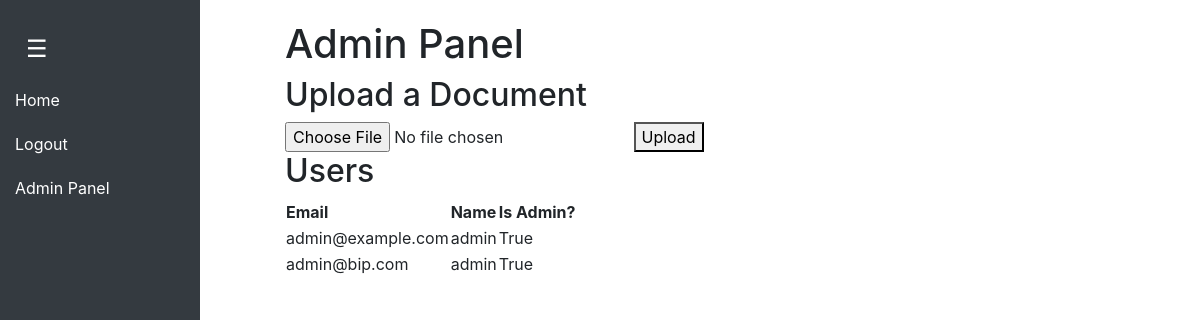
The app's page /admin (signed in), older data.
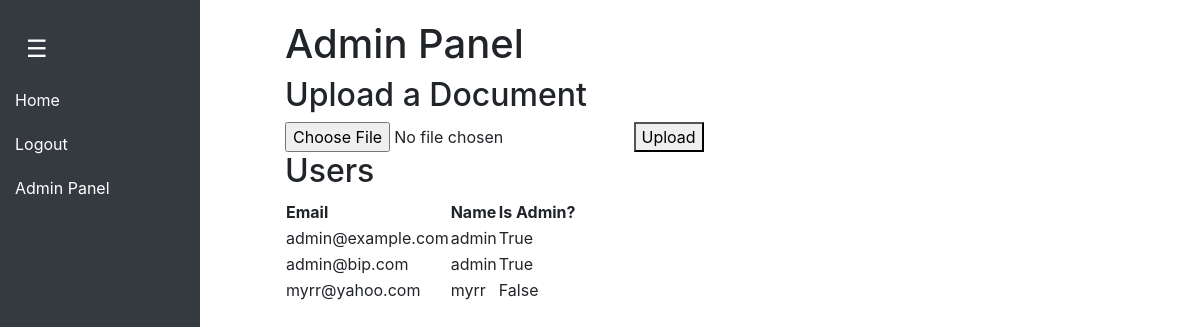
The same page, newer data.
### Website/models.py (models this page shows, shortened)
class User(db.Model, UserMixin):
    id = db.Column(db.Integer, primary_key=True)
    email = db.Column(db.String(150), unique=True, nullable=False)
    firstName = db.Column(db.String(150), nullable=False)  # For first name
    password = db.Column(db.String(150), nullable=False)  # For storing password hash
    is_admin = db.Column(db.Boolean, default=False)  # Optional: for admin flag

### Website/views.py (the view)
@views.route('/admin')
@login_required
def admin_panel():
    if not current_user.is_admin:
        return render_template("home.html", user=current_user)  # Redirect non-admin users to home page
    users = User.query.all()
    return render_template('/admin_panel.html', users=users, user=current_user)

### Website/templates/admin_panel.html
{% extends "base.html" %}
{% block content %}
    <h1>Admin Panel</h1>
    <h2>Upload a Document</h2>
    <form action="{{ url_for('views.upload_document') }}" method="POST" enctype="multipart/form-data">
        <input type="file" name="file" required>
        <button type="submit">Upload</button>
    </form>
    <h2>Users</h2>
    <table>
        <tr>
            <th>Email</th>
            <th>Name</th>
            <th>Is Admin?</th>
        </tr>
        {% for user in users %}
            <tr>
                <td>{{ user.email }}</td>
                <td>{{ user.firstName }} {{ user.lastName }}</td>
                <td>{{ user.is_admin }}</td>
            </tr>
        {% endfor %}
    </table>
{% endblock %}

Row changes from the older to the newer data that the page shows:
added User: email "myrr@yahoo.com", firstName "myrr", is_admin "False"
